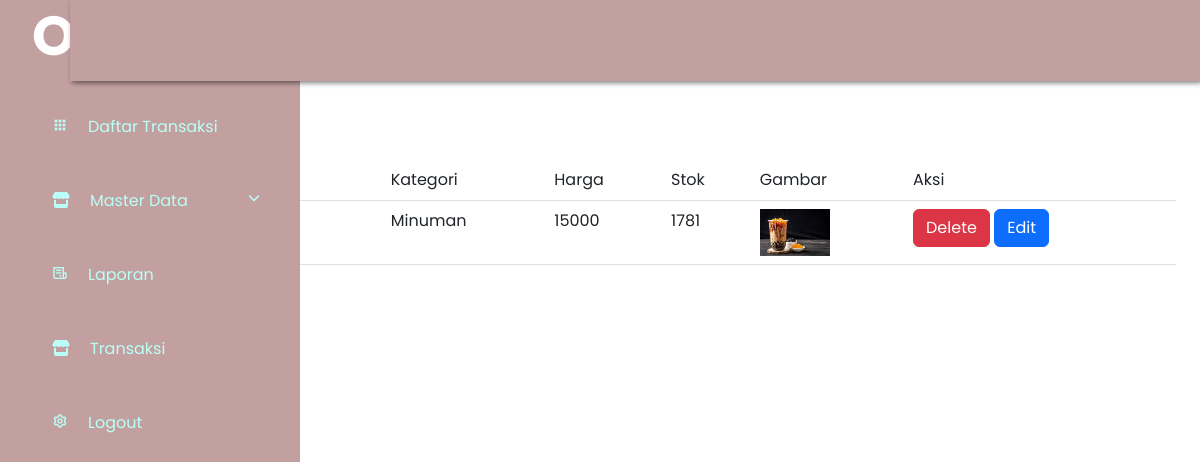
/admin/home.php, run on an earlier commit of the app's database.
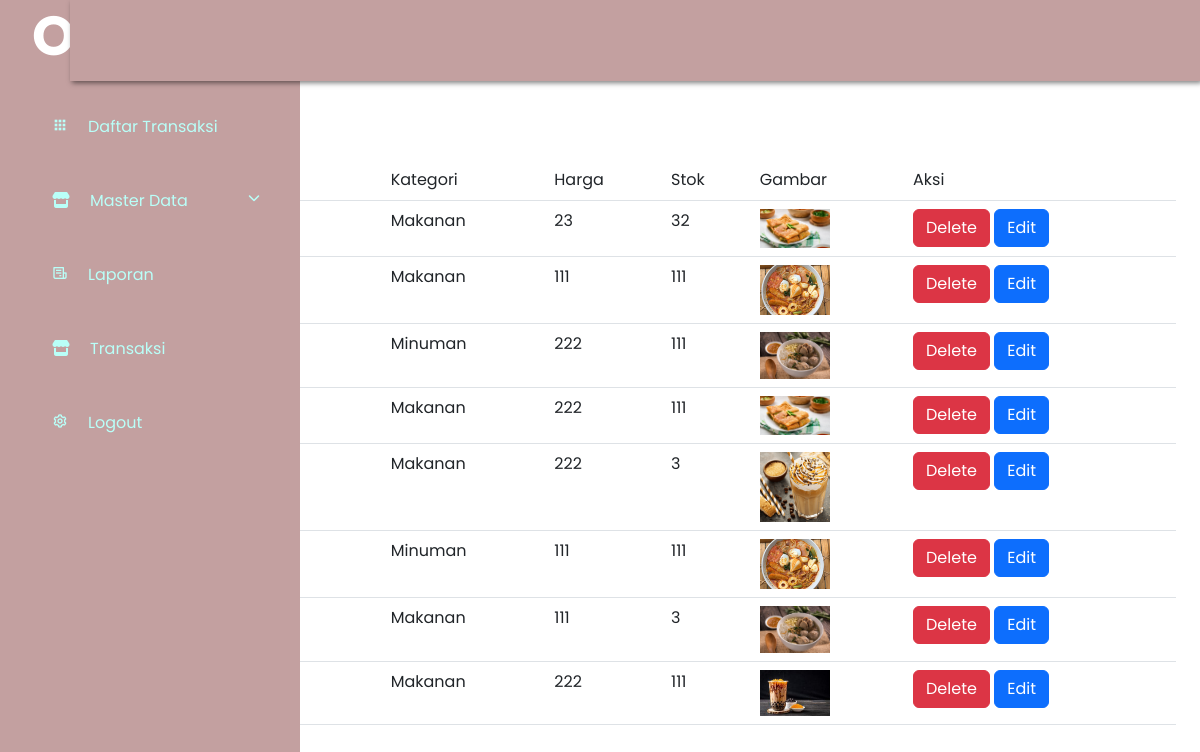
And on a later commit of the database.
### tables this page shows
CREATE TABLE `menus` (
  `id` int(11) NOT NULL,
  `nama_menu` varchar(100) NOT NULL,
  `harga` int(100) NOT NULL,
  `gambar` text NOT NULL,
  `stock` int(11) NOT NULL,
  `kategori_id` int(11) NOT NULL
);

CREATE TABLE `kategoris` (
  `id` int(11) NOT NULL,
  `nama` varchar(100) NOT NULL
);

### admin/menu.php (the view, shortened to what this page needs)
<a href="home.php?halaman=menu-add">
    <button type="submit" class="btn btn-secondary" style=" margin-top: 50px; ">
    </button>
</a>
<table class="table mt-4">
    <tr>
        <td>No</td>
        <td>Nama Produk</td>
        <td>Kategori</td>
        <td>Harga</td>
        <td>Stok</td>
        <td>Gambar</td>
        <td>Aksi</td>
    </tr>
    <?php
    $sql = "SELECT * FROM kategoris
    INNER JOIN menus
    ON kategoris.id = menus.kategori_id  ";
    $result = $conn->query($sql);
    $no = 1;
    while ($row=$result->fetch_assoc()){
    ?>
        <tr>
            <td><?php echo $no++ ?></td>
            <td><?php echo $row["nama_menu"]?></td>
            <td><?php echo $row["nama"]?></td>
            <td><?php echo $row["harga"]?></td>
            <td><?php echo $row["stock"]?></td>
            <td><img width="70" src="../image/<?php echo $row["gambar"]?>" alt=""></td>
            <td>
                <a href="home.php?halaman=delete&id=<?php echo $row['id']?>"><button type="submit" class="btn btn-danger">Delete</button></a>
                <a href="home.php?halaman=menu-edit&id=<?php echo $row['id']?>"><button class="btn btn-primary">Edit</button></a>
            </td>
        </tr>
    <?php
    }
    ?>
</table>

### bot.php (shortened to what this page needs)
<!doctype html>
<html lang="en">
    <head>
        <link rel="stylesheet" href="https://maxst.icons8.com/vue-static/landings/line-awesome/line-awesome/1.3.0/css/line-awesome.min.css" />
        <link rel="stylesheet" href="https://cdnjs.cloudflare.com/ajax/libs/font-awesome/6.2.0/css/all.min.css" />
        <link href='https://unpkg.com/boxicons@2.1.3/css/boxicons.min.css' rel='stylesheet'>
        <link href="https://cdn.jsdelivr.net/npm/bootstrap@5.3.0-alpha1/dist/css/bootstrap.min.css" rel="stylesheet">
        <link rel="stylesheet" href="style.css">
        <link href="dist/css/bootstrap.min.css" rel="stylesheet">
  </head>
  <body>
  </body>
</html>

### admin/home.php (shortened to what this page needs)
<?php
	include "../koneksi.php";
	include "../bot.php";
?>
<link rel="stylesheet" href="../style.css">
		<div class="sidebar">
			<div class="sidebar-brand">
			    	<h2><span>Oresto</span></h2>
			</div>
			<div class="sidebar-menu" id="body">
				<li class="item">
					<a href="home.php?halaman=menu" class="menu-btn"><i class='bx bxs-grid' ></i><span>Daftar Transaksi</span> </a>
				</li>
				<li class="item" id="orders">
					<a href="#orders" class="menu-btn">
						<i class="fa-solid  fa-store"></i><span>Master Data<i class="fas fa-chevron-down drop-down"></i></span>
					</a>
				</li>
				<li class="item" id="">
					<a href="" class="menu-btn">
						<i class='bx bx-receipt' ></i><span>Laporan</span>
					</a>
				</li>
				<li class="item" id="">
					<a href="home.php?halaman=produk" class="menu-btn">
						<i class="fa-solid  fa-store"></i><span>Transaksi</span>
					</a>
				</li>
				<li class="item" id="">
					<a href="../proses_logout.php" class="menu-btn">
						<i class='bx bx-cog'></i><span>Logout</span>
					</a>
				</li>
			</div>
		</div>
		<div class="maint-content p-4">
			<header>
				<h2>
					<label for="nav-toggle">
						<span class="las la-bars"></span>
					</label>
				</h2>
			</header>
			<?php
			if (isset($_GET['halaman'])){
				$page = $_GET['halaman'];
				switch ($page) {
					case 'menu-add':
						include "menu_add.php";
						break;
					case 'menu':
						include "menu.php";
						break;
					case 'delete':
						include "menu_delete.php";
						break;
					case 'menu-edit':
						include "menu_edit_form.php";
						break;
					case 'input-pelanggan':
						include "input_pelanggan.php";
						break;
					case 'list-pelanggan':
						include "list_pelanggan.php";
						break;
					case 'produk':
						include "product.php";
						break;
					case 'keranjang_belanja':
						include "keranjang_belanja.php";
						break;
					case 'deletekeranjang':
						include "keranjang_delete.php";
						break;
					case 'bayar':
						include "checkout.php";
						break;
					default:
						echo "<center><h3>Maaf halaman tidak ditemukan</h3></center>";
						break;
				}
			}else{
				include "menu.php";
			}
			?>
		</div>

### style.css (style rules this page uses)
h2 { font-family: "Poppins", sans-serif; font-style: normal; font-weight: 700; font-size: 32px; line-height: 39px; }
* { padding: 0; margin: 0; box-sizing: border-box; list-style-type: none; text-decoration: none; font-family: "Poppins", sans-serif; }
.sidebar { width: 250px; position: fixed; left: 0; top: 0; height: 100%; background: #c3a0a0; z-index: 100; transition: width 300ms; }
.sidebar-brand { height: 90px; padding: 1rem 0rem 1rem 2rem; color: #fff; }
.sidebar-brand span { display: inline-block; text-align: center; font-size: 55px; }
.sidebar .sidebar-menu .item .menu-btn { display: block; color: #b9fff8; position: relative; padding: 25px 20px; text-decoration: none; }
.sidebar .sidebar-menu .item .menu-btn i { margin-right: 20px; }
.sidebar .sidebar-menu .item .menu-btn .drop-down { float: right; font-size: 12px; margin-top: 3px; }
.maint-content { transition: margin-left 300ms; margin-left: 250px; }
header { background: #fff; display: flex; justify-content: space-between; padding: 1rem 1.5rem; box-shadow: 2px 2px 5px rgba(0, 0, 0, 0.5); position: fixed; left: 250px; width: calc(100% - 250px); top: 0; z-index: 100; background: #c3a0a0; }
header h2 { color: #b9fff8; }
header label span { font-size: 1.7rem; padding-right: 1rem; }
@media only screen and (max-width: 1200px) { .sidebar { width: 70px; } }
@media only screen and (max-width: 1200px) { .sidebar .sidebar-brand, .sidebar li { padding-left: 1rem; text-align: center; } }
@media only screen and (max-width: 1200px) { .sidebar li a { padding-left: 0rem; } }
@media only screen and (max-width: 1200px) { .sidebar .sidebar-brand h2 span:last-child, .sidebar li a span:last-child { display: none; } }
@media only screen and (max-width: 1200px) { .maint-content { margin-left: 70px; } }
@media only screen and (max-width: 1200px) { .maint-content header { width: calc(100% - 70px); left: 70px; } }

What changed in the data, as far as the page shows it:
removed menus: kategori.nama "Minuman", harga "15000", stock "1781", gambar (picture)
added menus: kategori.nama "Makanan", harga "23", stock "32", gambar (picture)
added menus: kategori.nama "Makanan", harga "111", stock "111", gambar (picture)
added menus: kategori.nama "Minuman", harga "222", stock "111", gambar (picture)
added menus: kategori.nama "Makanan", harga "222", stock "111", gambar (picture)
added menus: kategori.nama "Makanan", harga "222", stock "3", gambar (picture)
added menus: kategori.nama "Minuman", harga "111", stock "111", gambar (picture)
added menus: kategori.nama "Makanan", harga "111", stock "3", gambar (picture)
added menus: kategori.nama "Makanan", harga "222", stock "111", gambar (picture)
